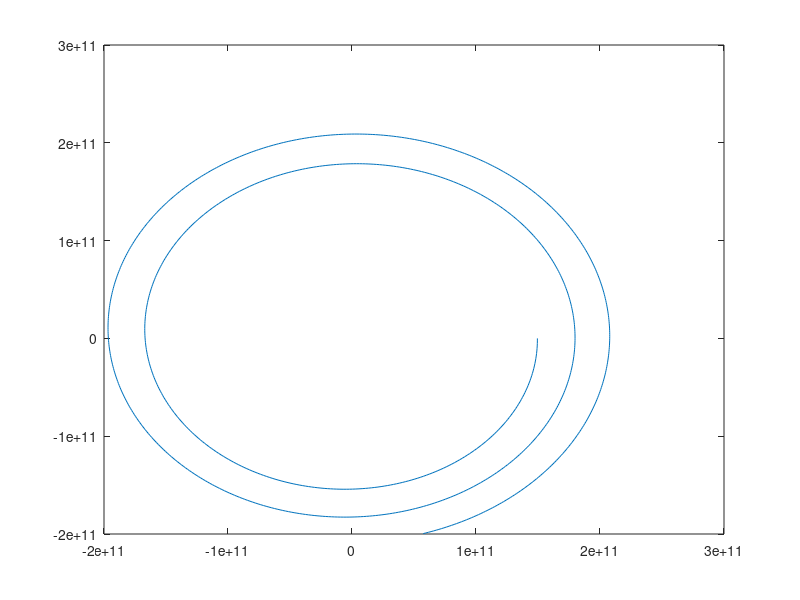

Write MATLAB code to recreate this figure.
m=5.972e24; M=1.98e30; G=6.67e-11;


v0 = [0 ,-2.977e4];
x0 = [1.495e11 , 0];


h =  24*60*60;

x(1,:) = [x0(1),v0(1),x0(2),v0(2)];

r  = @(estado) sqrt( estado(1)^2 + estado(3)^2);
f1 = @(estado) estado(2);
f2 = @(estado) -G*M* estado(1) / (r(estado)^3) ;
f3 = @(estado) estado(4);
f4 = @(estado) -G*M* estado(3) / (r(estado)^3);


F = @(estado) [f1(estado),f2(estado),f3(estado),f4(estado)];


for i=1:1100
    estado = x(i,:);
    %predicción
    %pred(1)  = estado(1) + h*f1(estado);
    %pred(2)  = estado(2) + h*f2(estado);
    %pred(3)  = estado(3) + h*f3(estado);
    %pred(4)  = estado(4) + h*f4(estado);
    pred = estado + F(estado)*h;
    %corrección 
    %x(i+1,1) = x(i,1) +  h/2 * (f1(estado)+f1(pred));
    %x(i+1,2) = x(i,2) +  h/2 * (f2(estado)+f2(pred));
    %x(i+1,3) = x(i,3) +  h/2 * (f3(estado)+f3(pred));
    %x(i+1,4) = x(i,4) +  h/2 * (f4(estado)+f4(pred));
    x(i+1,:) = pred;
end


plot(x(:,1),x(:,3))
